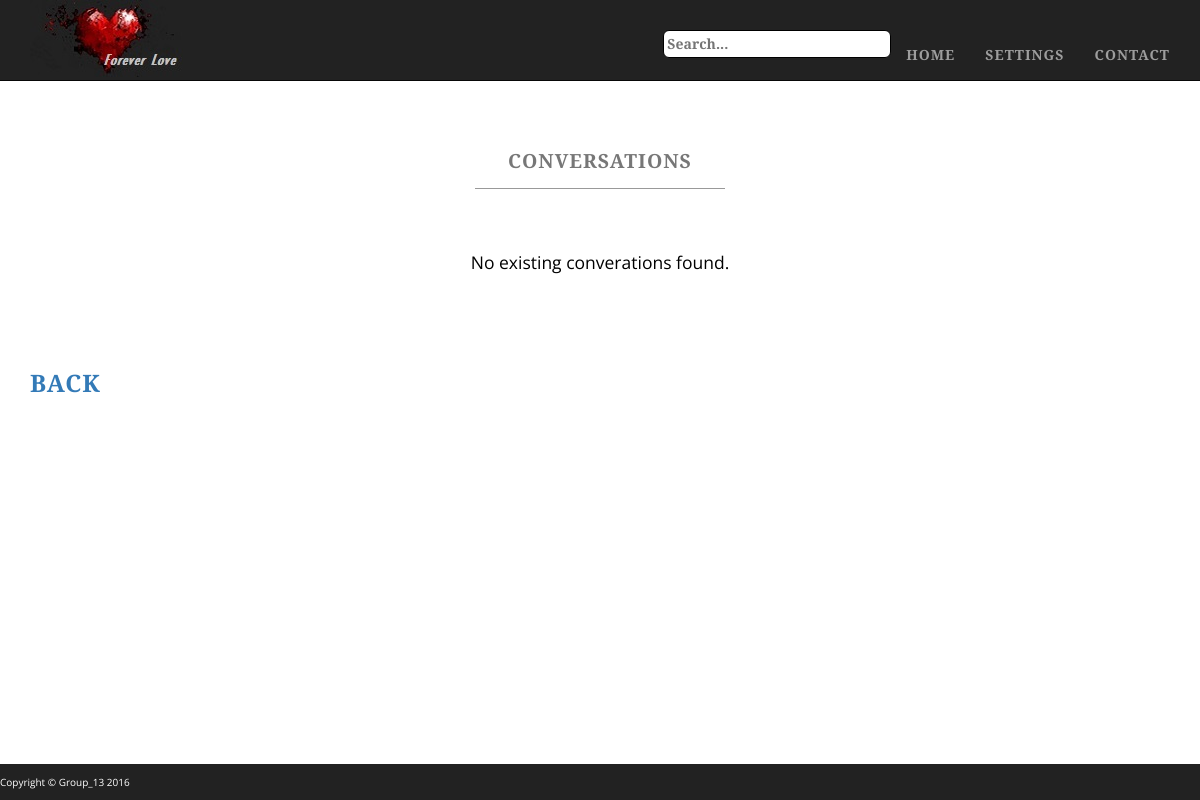
Before: /existingConversationPage.php (signed in) with the older database file.
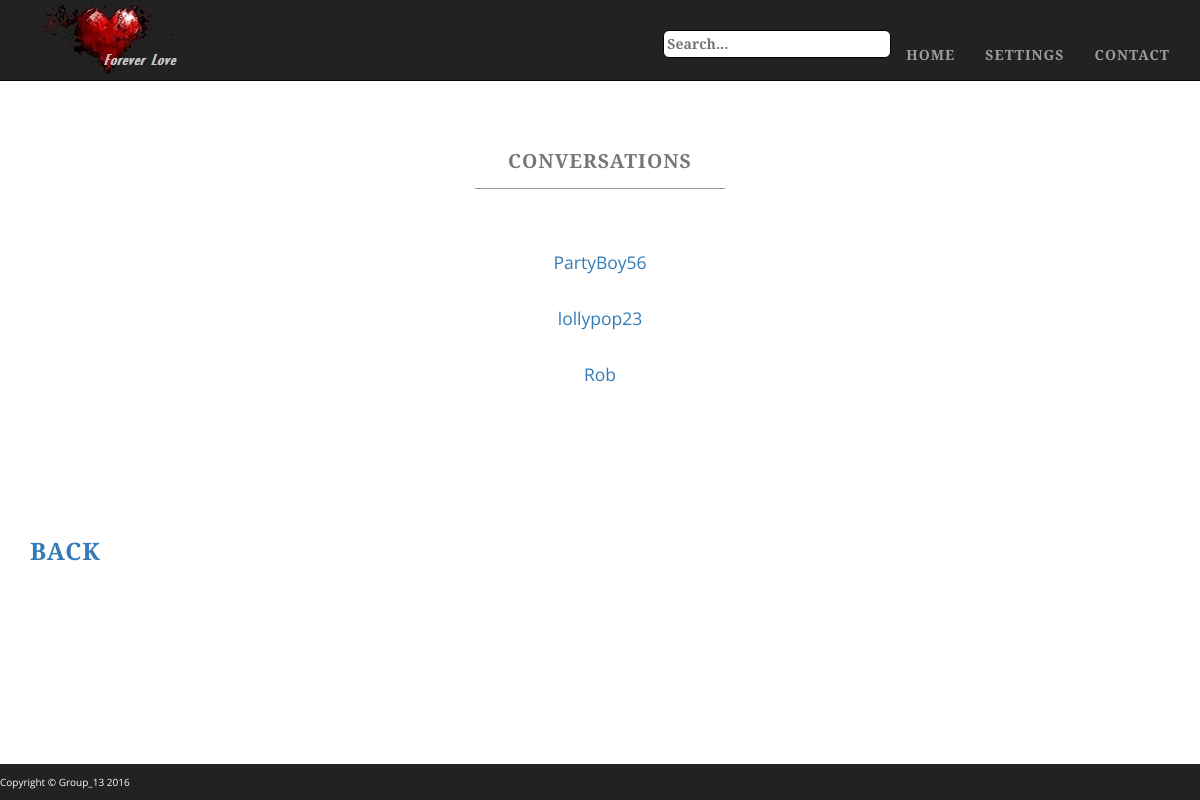
After: the same page with the newer database file.
### tables this page shows
CREATE TABLE IF NOT EXISTS `conversations` (
  `conversation_id` int(11) NOT NULL AUTO_INCREMENT,
  `user1_id` int(11) NOT NULL,
  `user2_id` int(11) NOT NULL,
  `profile_visible` tinyint(4) DEFAULT NULL,
  PRIMARY KEY (`conversation_id`),
  KEY `User1_id` (`user1_id`),
  KEY `User2_id` (`user2_id`)
);

### classes/Config.php (called while the page is built)
<?php
class Config{
    public static function get($path = null){
        if($path){
            $config = $GLOBALS['config'];
            $path = explode('/', $path);
            foreach($path as $bit){
                if(isset($config[$bit]))
                    $config = $config[$bit];
            }
            return $config;
        }
        return false;
    }
}

### classes/DB.php (called while the page is built, shortened)
<?php
class DB{
    private static $instance = null;
    private $pdo, $query, $error = false, $results, $count = 0;
    private function __construct(){
        try{
            $this->pdo = new PDO(
                'mysql:host='.Config::get('mysql/host').';dbname='.Config::get('mysql/db'),
                Config::get('mysql/username'),
                Config::get('mysql/password')
            );
        }catch (PDOException $e){
            die($e->getMessage());
        }
    }
    public static function getInstance(){
        if(!isset(self::$instance)){
            self::$instance = new DB();
        }
        return self::$instance;
    }
    public function query($sql, $params = []){
        if($this->query = $this->pdo->prepare($sql)){
            if($this->query->execute()){
                $this->results = $this->query->fetchAll(PDO::FETCH_OBJ);
            }
            else{
                $this->error = true;
            }
        }
        return $this;
    }
    public function results(){
        return $this->results;
    }
}

### classes/MessageMgr.php (the view, shortened to what this page needs)
<?php
class MessageMgr
{
    private $userID;
    public function __construct($uid)
    {
        $this->userID = $uid;
    }
    public function findConversations()
    {
        $convos = DB::getInstance()->query("SELECT * FROM conversations WHERE (User1_id = $this->userID) OR (User2_id = $this->userID)", [])->results();
        $messagedUsers = array();
        for($i = 0; $i < count($convos); $i++)
        {
            if($convos[$i]->user1_id == $this->userID)
                $tempUID = $convos[$i]->user2_id;
            else
                $tempUID = $convos[$i]->user1_id;
            $convoPartner = DB::getInstance()->query("SELECT username FROM registration_details WHERE user_id = '$tempUID'")->results();
            $messagedUsers[$i]=$convoPartner[0]->username;
            $tempConvoID = $convos[$i]->conversation_id;
            $linkString = "conversationPage.php?".$tempConvoID."#bottom";
            echo "<a href= '".$linkString."''>$messagedUsers[$i]</a><br><br>";
        }
        if($i == 0)
            echo "No existing converations found.";
    }
}
?>

### existingConversationPage.php (shortened to what this page needs)
<!DOCTYPE html>
<html>
<head>
    <link href="css/bootstrap.min.css" rel="stylesheet">
    <link href="css/custom-base-page.css" rel="stylesheet">
</head>
<body class="full">
<div class="container">
    <div class="row">
        <div class="box">
            <div class="col-lg-12 text-center">
                <br><br>
                <h2>
                    <small>
                        <strong>Conversations</strong>
                    </small>
                </h2>
                <hr class="tagline-divider">
                <p>
                    <br><br>
                    <?php
                        $uid = $_SESSION['user_id'];
                        $msgMgr = new MessageMgr($uid);
                        $msgMgr->findConversations();
                    ?>
                    <br><br>
                    <br><br>
                </p>
            </div>
            <div style = "text-align: left">
                <a href="messagesPage.php"><h3>Back</h3></a>
            </div>
        </div>
    </div>
</div>
</body>
</html>

### css/custom-base-page.css (style rules this page uses)
body { margin-top: 50px; }
.full { background: url('http://gdurl.com/1DKh') no-repeat center center fixed; -webkit-background-size: cover; -moz-background-size: cover; background-size: cover; -o-background-size: cover; }
.navbar-nav { margin-top: 30px; }
body { font-family: "Open Sans","Helvetica Neue",Helvetica,Arial,sans-serif; }
h1, h2, h3, h4, h5, h6 { text-transform: uppercase; font-family: "Josefin Slab","Helvetica Neue",Helvetica,Arial,sans-serif; font-weight: 700; letter-spacing: 1px; }
.nav-text ul { text-transform: uppercase; font-family: "Josefin Slab","Helvetica Neue",Helvetica,Arial,sans-serif; font-weight: 700; letter-spacing: 1px; }
p { font-size: 1.25em; line-height: 1.6; color: #000; }
hr { max-width: 400px; border-color: #999999; }
.tagline-divider { margin: 15px auto 3px; max-width: 250px; border-color: #999999; }
.box { margin-bottom: 20px; padding: 30px 15px; background: #fff; background: rgba(255,255,255,0.9); }
footer p { margin: 0; padding: 10px 0; text-align: left; background: #222222; color: white; font-size: x-small; }
#input_search { border: solid 1px #000; border-top-right-radius: 6px; border-top-left-radius: 6px; border-bottom-right-radius: 6px; border-bottom-left-radius: 6px; padding: 3px; }
@media screen and (min-width:1200px) { .box:after { content: ''; display: table; clear: both; } }

Changed rows visible on the page:
added conversations: i "PartyBoy56"
added conversations: i "lollypop23"
added conversations: i "Rob"
Other visible differences:
text no longer shown: "No existing converations found."
